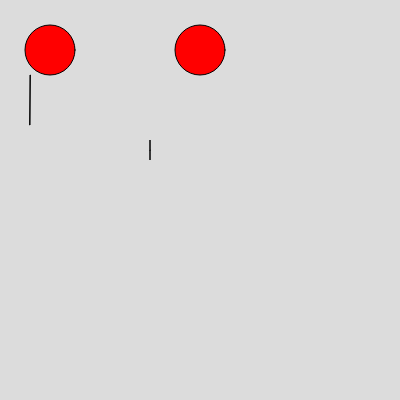
Frame 1 (no input)
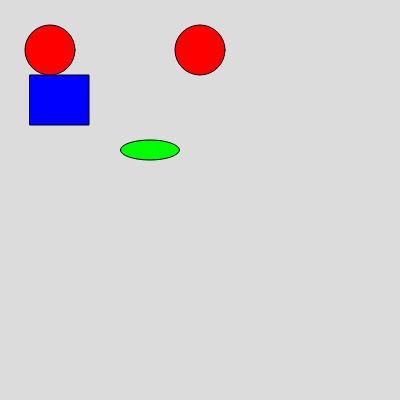
Frame 60 (no input)
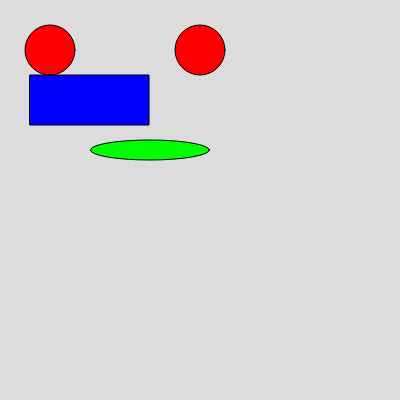
Frame 120 (the mouse pressed at the canvas centre since frame 60)

The p5.js sketch that drew these frames (run headless with seeded random() and noise() and a simulated clock; from frame 60 on, the mouse is pressed at the canvas centre):

// p5.js sketch
// ── sketch.js
let i = 0; 

function setup() {
  createCanvas(400, 400);
}

function draw() {
  background(220);

  // Eyes
  fill(255, 0, 0); 
  circle(50, 50, 50); 
  circle(200, 50, 50); 

  // Mouth
  fill(0, 255, 0, 255);
  ellipse(150, 150, i, 20);

  // Rectangle 
  fill(0, 0, 255);
  rect(30, 75, i, 50);

  // Increment i
  i = i + 1; 
}
